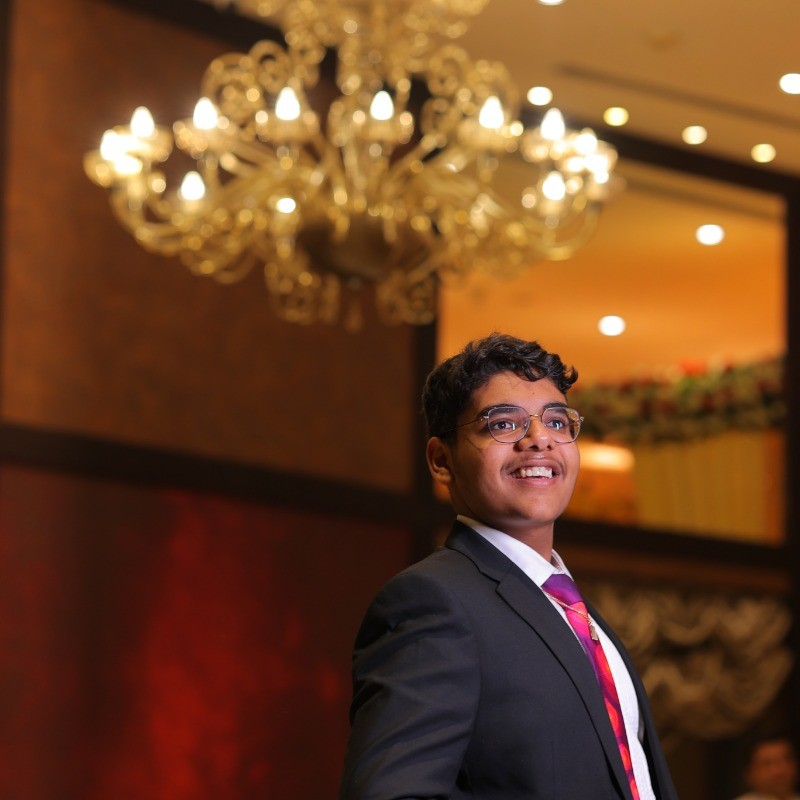
#> input picture react/card_component/src/assets/profile.jpg, 800 x 800 px
$ python ImgToArr.py ../../../../react/card_component/src/assets/profile.jpg
#> lines starting #> are read from the running program, lines starting #| are printed output that depends on the picture
from PIL import Image
import numpy as np
import sys

# --- CONFIG ---
WIDTH, HEIGHT = 384, 184  # As per EPD_3in5g.h
INPUT = sys.argv[1]
OUTPUT = "Image4color.c"

# --- Load and prepare image ---
im = Image.open(INPUT).convert("RGB").resize((WIDTH, HEIGHT))
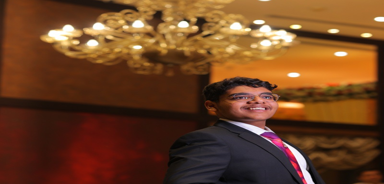
#> im: PIL image 384x184 RGB; mean R, G, B 109.6, 65.9, 35.4

# Optional: rotate if you want landscape display
im = im.rotate(270, expand=True)
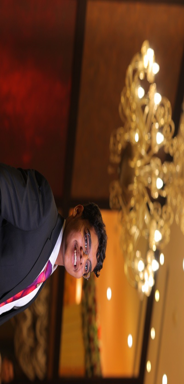
#> im: PIL image 184x384 RGB; mean R, G, B 109.6, 65.9, 35.4

# --- 2-bit color mapping ---
# 00=Black, 01=White, 10=Yellow, 11=Red
def rgb_to_2bit(r, g, b):

    if r < 60 and g < 60 and b < 60:
        return 0b00  # black
    else:
        return 0b01 # white
    # [10 lines of commented-out code are left out]

pixels = np.array(im)
HEIGHT, WIDTH = pixels.shape[:2]
#> HEIGHT = 384; WIDTH = 184
data = []
byte = 0
count = 0

for y in range(HEIGHT):
    for x in range(WIDTH):
        bits = rgb_to_2bit(*pixels[y, x])
        byte = (byte << 2) | bits
        count += 1
        if count == 4:
            data.append(byte)
            byte = 0
            count = 0
#> after the loop, byte = 0; count = 0; data = 17664 values, max 85 at index 0, min 0 at index 19, mean 63.43

# Pad leftover pixels
if count != 0:
    data.append(byte << (8 - count * 2))

# --- Save to C array ---
with open(OUTPUT, "w") as f:
    f.write(f"const unsigned char Image4color[{len(data)}] = {{\n")
    for i, b in enumerate(data):
        f.write(f"0x{b:02X},")
        if (i + 1) % 16 == 0:
            f.write("\n")
#> this loop made 17664 passes
#> b on passes 1 to 3: 85, 85, 85
    f.write("};\n")

print(f"Generated {len(data)} bytes")
#| Generated 17664 bytes
